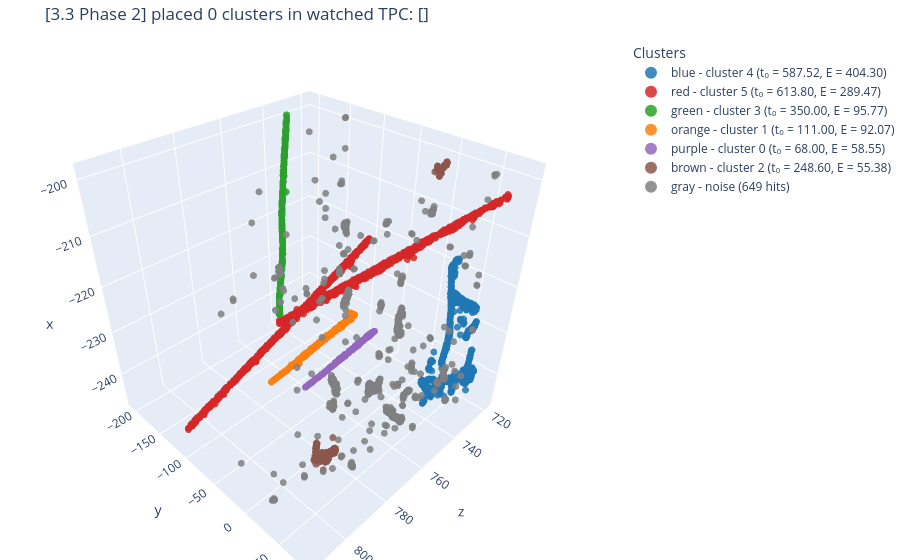

The code cell stored with this chart in its notebook:
### Markdown cell above
## Stage 3.3 — Phase-2 scan (what 3.2 detached) + police

(The old stage 3.5 — V2 spatial+light rescue — is **skipped in v0.8.6**: the
joint solver and PASS 2 handle its failure classes better, at zero measured
accuracy cost and −53 s/event. Set `W.SKIP_V2 = False` before `load_chain()`
to replay the historical chain.)

### Code cell
W.staged_stage(S, show_state)

### Figure 1 — Plotly figure (JSON) as saved in the notebook; plotly's stock layout.template omitted (floating-point values rounded to 4 significant figures; data arrays with more than 128 entries replaced by an {"elided": "..."} marker saying what was removed)
{"data": [{"marker": {"color": "#1f77b4", "line": {"width": 0}, "opacity": 0.85, "size": 4}, "mode": "markers", "name": "blue - cluster 4 (t₀ = 587.52, E = 404.30)", "type": "scatter3d", "x": {"elided": "1001 float values"}, "y": {"elided": "1001 float values"}, "z": {"elided": "1001 float values"}}, {"marker": {"color": "#d62728", "line": {"width": 0}, "opacity": 0.85, "size": 4}, "mode": "markers", "name": "red - cluster 5 (t₀ = 613.80, E = 289.47)", "type": "scatter3d", "x": {"elided": "986 float values"}, "y": {"elided": "986 float values"}, "z": {"elided": "986 float values"}}, {"marker": {"color": "#2ca02c", "line": {"width": 0}, "opacity": 0.85, "size": 4}, "mode": "markers", "name": "green - cluster 3 (t₀ = 350.00, E = 95.77)", "type": "scatter3d", "x": {"elided": "175 float values"}, "y": {"elided": "175 float values"}, "z": {"elided": "175 float values"}}, {"marker": {"color": "#ff7f0e", "line": {"width": 0}, "opacity": 0.85, "size": 4}, "mode": "markers", "name": "orange - cluster 1 (t₀ = 111.00, E = 92.07)", "type": "scatter3d", "x": {"elided": "238 float values"}, "y": {"elided": "238 float values"}, "z": {"elided": "238 float values"}}, {"marker": {"color": "#9467bd", "line": {"width": 0}, "opacity": 0.85, "size": 4}, "mode": "markers", "name": "purple - cluster 0 (t₀ = 68.00, E = 58.55)", "type": "scatter3d", "x": {"elided": "152 float values"}, "y": {"elided": "152 float values"}, "z": {"elided": "152 float values"}}, {"marker": {"color": "#8c564b", "line": {"width": 0}, "opacity": 0.85, "size": 4}, "mode": "markers", "name": "brown - cluster 2 (t₀ = 248.60, E = 55.38)", "type": "scatter3d", "x": {"elided": "166 float values"}, "y": {"elided": "166 float values"}, "z": {"elided": "166 float values"}}, {"marker": {"color": "gray", "line": {"width": 0}, "opacity": 0.85, "size": 4}, "mode": "markers", "name": "gray - noise (649 hits)", "type": "scatter3d", "x": {"elided": "649 float values"}, "y": {"elided": "649 float values"}, "z": {"elided": "649 float values"}}], "layout": {"legend": {"itemsizing": "constant", "title": {"text": "Clusters"}}, "margin": {"b": 0, "l": 0, "r": 0, "t": 40}, "scene": {"xaxis": {"title": {"text": "z"}}, "yaxis": {"title": {"text": "y"}}, "zaxis": {"title": {"text": "x"}}}, "showlegend": true, "title": {"text": "[3.3 Phase 2] placed 0 clusters in watched TPC: []"}}}
